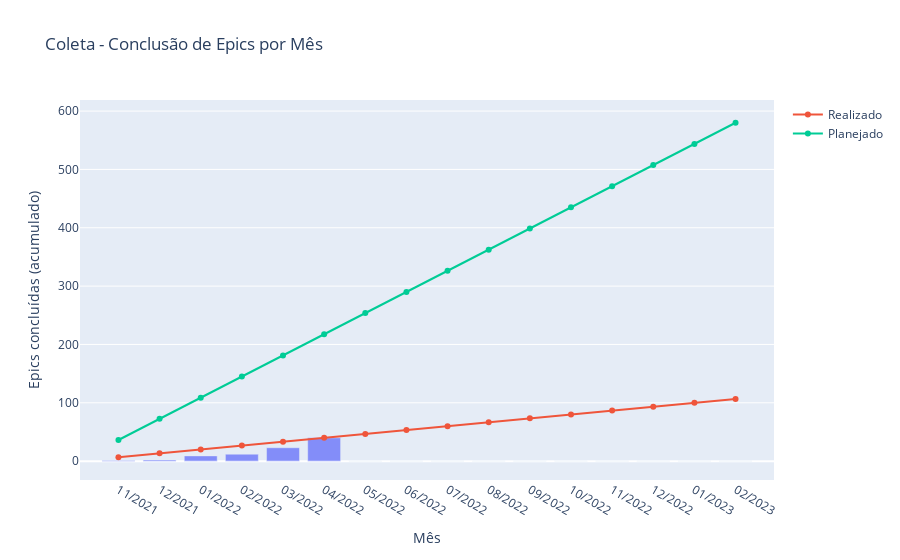

Here is the notebook cell this chart was saved with:
### Markdown cell above
## Dashboard com previsão de velocidade

### Code cell
import plotly
import plotly.graph_objects as go 
import plotly.figure_factory as ff
import plotly.express as px

def plot_speed_epics(df, title):     
    
    # Medindo velocidade
    current_speed = df["closed"].mean()          
    df["closed_cumsum"] = df["closed"].cumsum()
    
    df = df.merge( pd.DataFrame(["11/2021", "12/2021"] + [f'{x:02d}/2022' for x in range(1,13)] + 
                                ["01/2023", "02/2023"], columns=["month"]), how="right").fillna(0)          
        
    ### baseado no Siplanweb: 29 coletores, 15 templates + 5 municipios
    total_epics = 29 * (15 + 5)    
    total_months = df.shape[0]
    ideal_speed = total_epics / total_months
    
    # Plot
    fig =  px.bar(df, x="month", y="closed_cumsum", title=title, opacity=0.75, height=500,
                 labels={"closed_cumsum":"Epics concluídas (acumulado)", "month":"Mês"})
    
    fig.update_layout(yaxis = dict(tickmode = 'linear', tick0 = 0, dtick = 100))
    fig.add_trace(go.Scatter(x=df.month, y=[i * current_speed for i in range(1, total_months+1)], 
                              name="Realizado", text=df))
    fig.add_trace(go.Scatter(x=df.month, y=[i * ideal_speed for i in range(1, total_months+1)], 
                              name="Planejado"))    
    
    return fig


count_epics_month_df = pd.read_csv("data/count_epics_month.csv")

plot_speed_epics(count_epics_month_df, title='Coleta - Conclusão de Epics por Mês')

### Figure 1 — Plotly figure (JSON) as saved in the notebook; plotly's stock layout.template omitted (floating-point values rounded to 4 significant figures)
{"data": [{"alignmentgroup": "True", "hovertemplate": "Mês=%{x}<br>Epics concluídas (acumulado)=%{y}<extra></extra>", "legendgroup": "", "marker": {"color": "#636efa", "opacity": 0.75, "pattern": {"shape": ""}}, "name": "", "offsetgroup": "", "orientation": "v", "showlegend": false, "textposition": "auto", "type": "bar", "x": ["11/2021", "12/2021", "01/2022", "02/2022", "03/2022", "04/2022", "05/2022", "06/2022", "07/2022", "08/2022", "09/2022", "10/2022", "11/2022", "12/2022", "01/2023", "02/2023"], "xaxis": "x", "y": [1, 2, 9, 12, 23, 40, 0, 0, 0, 0, 0, 0, 0, 0, 0, 0], "yaxis": "y"}, {"name": "Realizado", "text": [["11/2021", 6, 1, 1], ["12/2021", 5, 1, 2], ["01/2022", 5, 7, 9], ["02/2022", 18, 3, 12], ["03/2022", 1, 11, 23], ["04/2022", 3, 17, 40], ["05/2022", 0, 0, 0], ["06/2022", 0, 0, 0], ["07/2022", 0, 0, 0], ["08/2022", 0, 0, 0], ["09/2022", 0, 0, 0], ["10/2022", 0, 0, 0], ["11/2022", 0, 0, 0], ["12/2022", 0, 0, 0], ["01/2023", 0, 0, 0], ["02/2023", 0, 0, 0]], "type": "scatter", "x": ["11/2021", "12/2021", "01/2022", "02/2022", "03/2022", "04/2022", "05/2022", "06/2022", "07/2022", "08/2022", "09/2022", "10/2022", "11/2022", "12/2022", "01/2023", "02/2023"], "y": [6.667, 13.33, 20, 26.67, 33.33, 40, 46.67, 53.33, 60, 66.67, 73.33, 80, 86.67, 93.33, 100, 106.7]}, {"name": "Planejado", "type": "scatter", "x": ["11/2021", "12/2021", "01/2022", "02/2022", "03/2022", "04/2022", "05/2022", "06/2022", "07/2022", "08/2022", "09/2022", "10/2022", "11/2022", "12/2022", "01/2023", "02/2023"], "y": [36.25, 72.5, 108.8, 145, 181.2, 217.5, 253.8, 290, 326.2, 362.5, 398.8, 435, 471.2, 507.5, 543.8, 580]}], "layout": {"autosize": true, "barmode": "relative", "legend": {"tracegroupgap": 0}, "title": {"text": "Coleta - Conclusão de Epics por Mês"}, "xaxis": {"anchor": "y", "autorange": true, "domain": [0, 1], "range": [-0.9042, 15.9], "title": {"text": "Mês"}, "type": "category"}, "yaxis": {"anchor": "x", "autorange": true, "domain": [0, 1], "dtick": 100, "range": [-33.7, 620.4], "tick0": 0, "tickmode": "linear", "title": {"text": "Epics concluídas (acumulado)"}, "type": "linear"}}}
